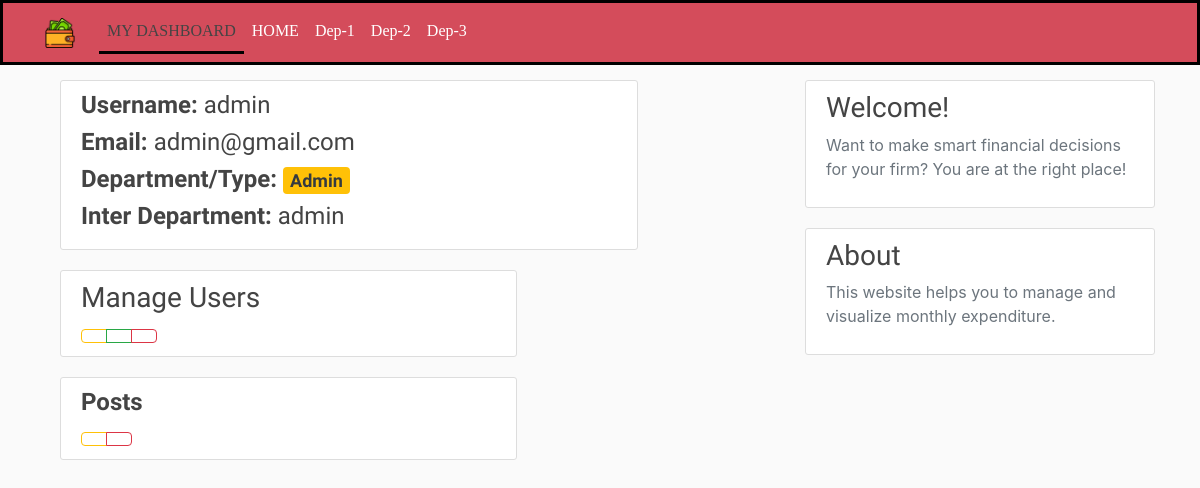
Page /Dashboard (signed in) on the committed database.
### budgetapp/models.py (models this page shows, shortened)
class User(db.Model, UserMixin):
    id = db.Column(db.Integer, primary_key=True, autoincrement=True)
    username = db.Column(db.String(20), unique=True, nullable=False)
    email = db.Column(db.String(120), unique=True, nullable=False)
    department = db.Column(db.String(12), nullable=False)
    dep_num= db.Column(db.String(12), nullable=False)
    password = db.Column(db.String(60), nullable=False)
    posts = db.relationship('Post', backref='author')

### budgetapp/routes.py (the view)
@app.route('/Dashboard', methods=['GET', 'POST'])
@login_required
def dashboard():
    global page_access,m,s,h,o
    posts = Post.query.all()
    departments = ['', 'Admin', 'Operations', 'Marketing', 'Sales'][page_access]
    return render_template('dashboard.html', department=departments, user=current_user,o=o,m=m,h=h,s=s, page_access=page_access,active_d='active')

### budgetapp/models.py (called while the page is built)
@login_manager.user_loader
def load_user(user_id):
    return User.query.get(int(user_id))

### budgetapp/templates/dashboard.html (shortened to what this page needs)
{% extends "layouts.html" %}
{% block content %}
<head>
</head>
<body>
    <div class="col-md-10">
            <div class="content-section">
              <h4 style="font-family: 'ABeeZee', sans-serif;"><strong>Username: </strong>{{ user.username }}</h4>
                <h4 style="font-family: 'ABeeZee', sans-serif;"><strong>Email: </strong>{{ user.email }}</h4>
                <h4 style="font-family: 'ABeeZee', sans-serif;"><strong>Department/Type: </strong><span class="badge rounded-pill bg-warning text-dark">{{department}}</span></h4>
                <h4 style="font-family: 'ABeeZee', sans-serif;"><strong>Inter Department: </strong>{{ user.dep_num }}</h4>
            </div>
</div>
{% if page_access == 1 or user.dep_num == 'Dep-Admin' %}
    <div class="col-md-8">
                <div class="content-section">
                    <h3 style="font-family: 'ABeeZee', sans-serif;">Manage Users</h3>
                    <div class="btn-group" role="group" aria-label="Basic example">
                <a type="button" class="btn btn-outline-warning" href="{{ url_for('register') }}"></a>
                <a type="button" class="btn btn-outline-success" href="{{ url_for('check_user') }}"></a>
                <a type="button" class="btn btn-outline-danger" href="{{ url_for('delete_account') }}"></a>
            </div>
                </div>
    </div>
{% endif %}
<div class="col-md-8">
                <div class="content-section">
                    <h4 style="font-family: 'ABeeZee', sans-serif;"><strong>Posts</strong></h4>
                    <div class="btn-group" role="group" aria-label="Basic example">
                <a type="button" class="btn btn-outline-warning" href="{{ url_for('create_new_post') }}"></a>
                <a type="button" class="btn btn-outline-danger" href="{{ url_for('delete_post') }}"></a>
            </div>
                    </div>
                </div>
</body>
{% endblock content %}

### budgetapp/static/main.css (style rules this page uses)
body { background: #fafafa; color: #333333; margin-top: 5rem; }
h1, h2, h3, h4, h5, h6 { color: #444444; }
.content-section { background: #ffffff; padding: 10px 20px; border: 1px solid #dddddd; border-radius: 3px; margin-bottom: 20px; }

### rows in the picture
User: username "admin", email "admin@gmail.com", dep_num "admin"

### other values in the picture
{{ department }} "Admin"
